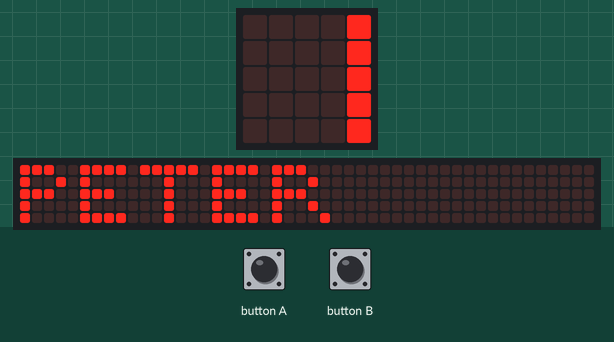
Recording of a program running on a simulated BBC micro:bit running MicroPython. On the bench: the board's 5×5 LED display, a strip that is not on the board, showing the scrolling text unrolled. The test bench sets the inputs (shaded band). The 48×5 strip is a reading aid, not a part: it shows the text the display is scrolling, unrolled, one strip-width of it at a time.

Above: at 0.07 s.
At 1.27 s:
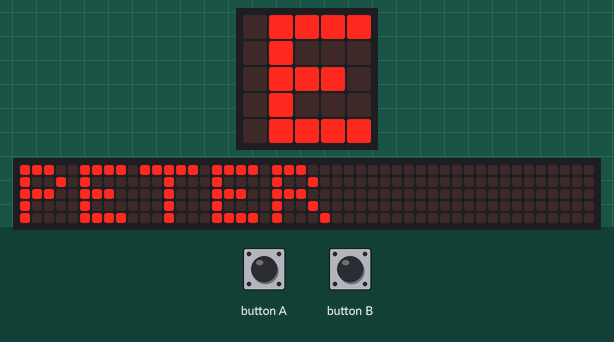
1.3 s: button A pressed for 0.15 s
2.0 s: button B pressed for 0.15 s
At 4.72 s:
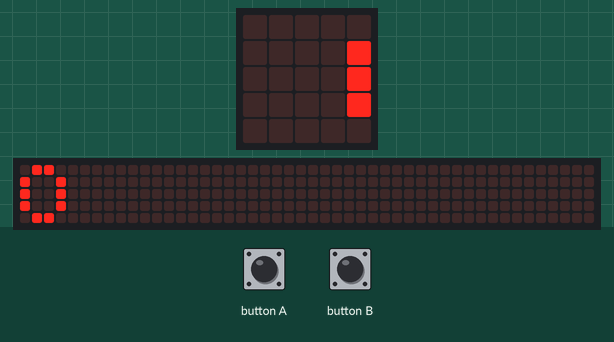
5.7 s: button A pressed for 1 s
7.3 s: button B pressed for 1 s
Timing chart, 0 to 9.9 s (numbered marks = the images above; inputs shaded):
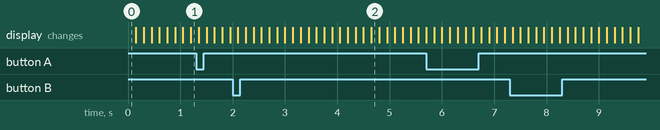

The program:

Hola.py
```python
# Imports go at the top
from microbit import *


# Variable contador
cont = 0

nombre="PETER"

while True:
    display.scroll(nombre)

    if button_a.was_pressed():
        cont = cont + 1
    if button_b.was_pressed():
        cont = cont - 1

    display.scroll(cont)
```
